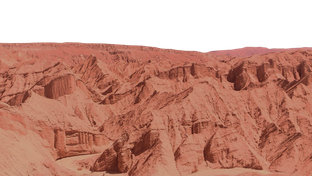
#> input picture assets/images/m1.png, 312 x 176 px, shrunk from 1280 x 720 before the run
$ python make_powder_edges.py
#> lines starting #> are read from the running program, lines starting #| are printed output that depends on the picture
"""
Makes the mountain layers of the fauna chapter dissolve at their bottom edge
like powder or cloud: cloudy blotches with a fine grain, instead of a smooth
fade. (Their sides stay whole: the chapter chains mirrored copies side by
side, which meet without a seam.)

Reads  assets/images/m1.png, m2.png, m6.png, m7.png, m8.png
Writes assets/images/powder/<same name>

Run it again after replacing one of those images:
    python tools/make_powder_edges.py
"""
import os
import numpy as np
from PIL import Image

HERE = os.path.dirname(os.path.abspath(__file__))
IMAGES = os.path.join(HERE, '..', 'assets', 'images')
OUT = os.path.join(IMAGES, 'powder')
FILES = ['m1.png', 'm2.png', 'm6.png', 'm7.png', 'm8.png']

EDGE_SIDES = 0       # share of the width that dissolves at each side (0: none)
EDGE_BOTTOM = 0.16    # share of the height that dissolves at the bottom
CLOUD = 34            # px of the cloudy blotches


def smooth_noise(w, h, scale, rng):
    """Value noise: random values on a grid every `scale` px, smoothly interpolated."""
    gw, gh = int(w / scale) + 2, int(h / scale) + 2
    grid = rng.random_sample((gh, gw)).astype(np.float32)
    ys = np.arange(h, dtype=np.float32) / scale
    xs = np.arange(w, dtype=np.float32) / scale
    y0, x0 = ys.astype(int), xs.astype(int)
    fy, fx = ys - y0, xs - x0
    sy, sx = fy * fy * (3 - 2 * fy), fx * fx * (3 - 2 * fx)
    a = grid[y0][:, x0]
    b = grid[y0][:, x0 + 1]
    c = grid[y0 + 1][:, x0]
    d = grid[y0 + 1][:, x0 + 1]
    sx, sy = sx[None, :], sy[:, None]
    return a + (b - a) * sx + (c - a) * sy + (a - b - c + d) * sx * sy


def powder(img, seed):
    rgba = np.array(img.convert('RGBA'), dtype=np.float32)
    h, w = rgba.shape[:2]
    rng = np.random.RandomState(seed)   # the same powder every time
    cloud = 0.6 * smooth_noise(w, h, CLOUD, rng) + 0.3 * smooth_noise(w, h, CLOUD / 3, rng)
    grain = rng.random_sample((h, w)).astype(np.float32)
    xs = np.arange(w, dtype=np.float32)
    ys = np.arange(h, dtype=np.float32)
    dy = (h - 1 - ys)[:, None] / (EDGE_BOTTOM * h)
    if EDGE_SIDES > 0:
        dx = np.minimum(xs, w - 1 - xs)[None, :] / (EDGE_SIDES * w)
        depth = np.minimum(dx, dy)   # 0 at an edge → 1 and more inside
    else:
        depth = np.broadcast_to(dy, (h, w)).copy()
    keep = np.clip((depth * 1.35 - 0.12 - (0.75 * cloud + 0.35 * grain) * 0.75) * 5, 0, 1)
    keep[depth >= 1] = 1
    rgba[..., 3] *= keep
    return Image.fromarray(rgba.astype(np.uint8), 'RGBA')


if __name__ == '__main__':
    os.makedirs(OUT, exist_ok=True)
    for i, name in enumerate(FILES):
        src = os.path.join(IMAGES, name)
        powder(Image.open(src), seed=i + 1).save(os.path.join(OUT, name), optimize=True)
#> in powder, `rgba[..., 3] *= keep`:
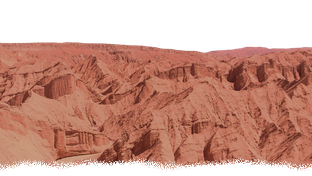
#> rgba: shape (176, 312, 4) float32; mean R, G, B, A 133, 81.7, 66.5, 170; transparent parts drawn white
        print('wrote', os.path.join('assets', 'images', 'powder', name))
#> pass 2 of the loop `for i, name in enumerate(FILES):`:
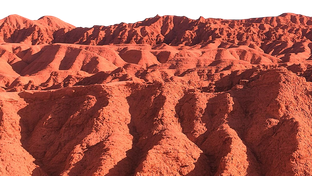
#> input picture assets/images/m2.png, 312 x 176 px, shrunk from 1280 x 720 before the run
#> in powder (call 2), `rgba[..., 3] *= keep`:
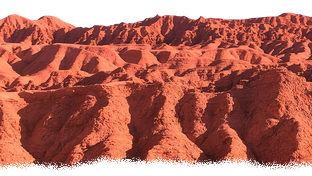
#> rgba: shape (176, 312, 4) float32; mean R, G, B, A 145.2, 68.2, 54.6, 208.2; transparent parts drawn white
#> (the run stopped early here; a loop or call above may not have finished)
